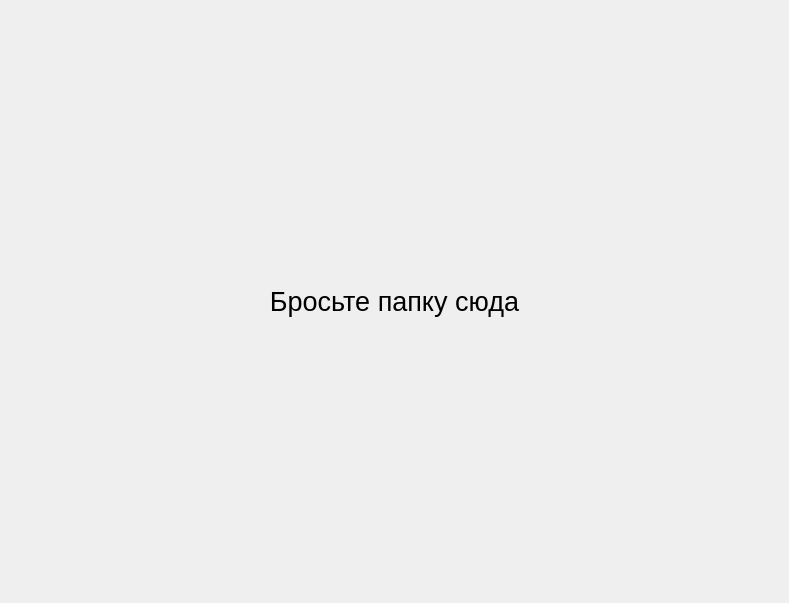
<?xml version="1.0" encoding="UTF-8"?>
<ui version="4.0">
 <class>Form</class>
 <widget class="QWidget" name="Form">
  <property name="geometry">
   <rect>
    <x>0</x>
    <y>0</y>
    <width>789</width>
    <height>603</height>
   </rect>
  </property>
  <property name="windowTitle">
   <string>Form</string>
  </property>
  <layout class="QVBoxLayout" name="verticalLayout">
   <item>
    <widget class="QLabel" name="label">
     <property name="font">
      <font>
       <pointsize>20</pointsize>
      </font>
     </property>
     <property name="text">
      <string>Бросьте папку сюда</string>
     </property>
     <property name="alignment">
      <set>Qt::AlignCenter</set>
     </property>
    </widget>
   </item>
  </layout>
 </widget>
 <resources/>
 <connections/>
</ui>
